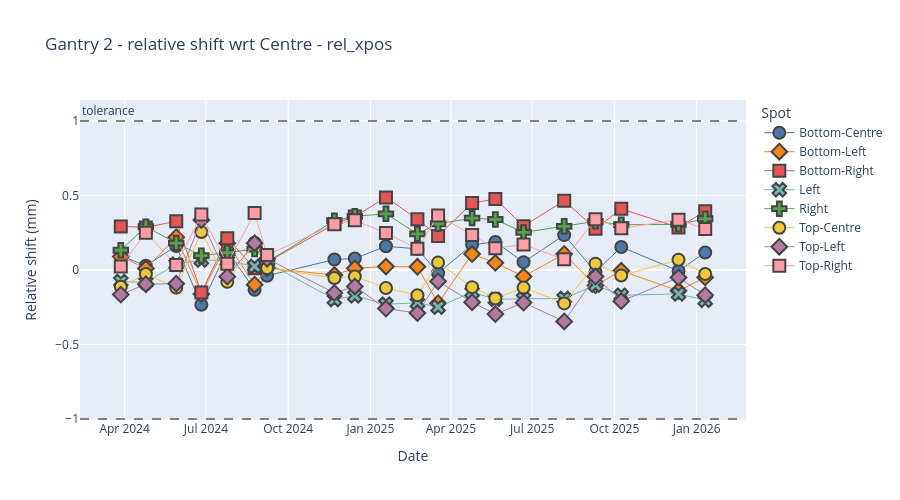
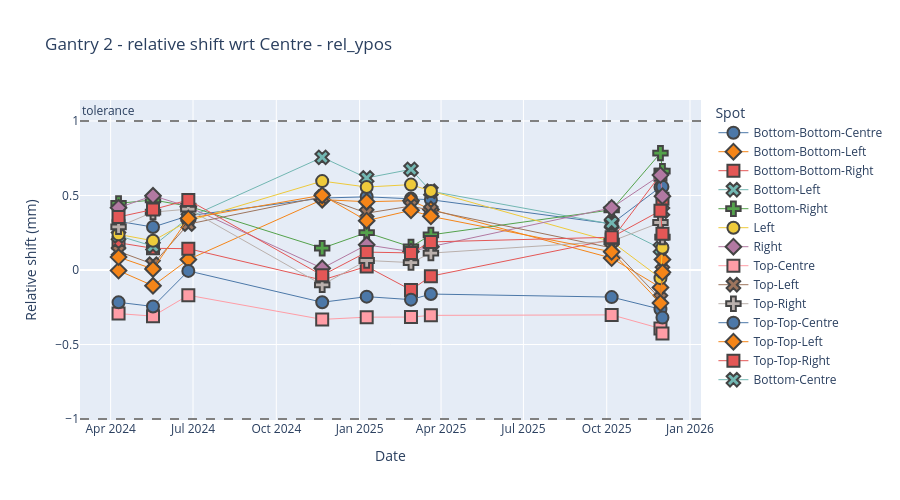

The notebook cell these images were saved under, in order:
### Markdown cell above
## plot another device

### Code cell
plotly_spot_position(sub_df, "rel_xpos", "Gantry 2", "XRV-3000", 70, 0, 24, exclude_centre=True)
plotly_spot_position(sub_df, "rel_ypos", "Gantry 2", "XRV-4000", 70, 0, 24, exclude_centre=True)

### Figure 1 — Plotly figure (JSON) as saved in the notebook; plotly's stock layout.template omitted (floating-point values rounded to 4 significant figures)
{"data": [{"hovertemplate": "Spot=Bottom-Centre<br>Date=%{x}<br>Relative shift (mm)=%{y}<extra></extra>", "legendgroup": "Bottom-Centre", "line": {"width": 1}, "marker": {"color": "#4C78A8", "line": {"width": 2}, "size": 12, "symbol": "circle"}, "mode": "markers+lines", "name": "Bottom-Centre", "orientation": "v", "showlegend": true, "type": "scatter", "x": ["2024-03-27T17:22:44.000000000", "2024-04-24T18:25:18.000000000", "2024-05-28T18:04:29.000000000", "2024-06-25T20:07:20.000000000", "2024-07-24T21:12:47.000000000", "2024-08-24T10:56:32.000000000", "2024-09-07T09:51:45.000000000", "2024-11-21T17:27:30.000000000", "2024-12-14T13:42:00.000000000", "2025-01-18T09:39:22.000000000", "2025-02-22T14:37:15.000000000", "2025-03-17T17:45:17.000000000", "2025-04-24T18:57:29.000000000", "2025-05-20T19:36:05.000000000", "2025-06-21T09:49:27.000000000", "2025-08-05T20:04:19.000000000", "2025-09-09T20:29:00.000000000", "2025-10-08T16:45:32.000000000", "2025-12-11T18:10:38.000000000", "2026-01-10T14:41:02.000000000"], "xaxis": "x", "y": [0.0959, 0.0283, 0.1608, -0.2335, 0.1304, -0.1332, -0.0388, 0.0702, 0.0776, 0.1595, 0.1416, -0.0211, 0.1693, 0.1884, 0.0526, 0.2341, -0.0127, 0.1543, -0.0061, 0.1178], "yaxis": "y"}, {"hovertemplate": "Spot=Bottom-Left<br>Date=%{x}<br>Relative shift (mm)=%{y}<extra></extra>", "legendgroup": "Bottom-Left", "line": {"width": 1}, "marker": {"color": "#F58518", "line": {"width": 2}, "size": 12, "symbol": "diamond"}, "mode": "markers+lines", "name": "Bottom-Left", "orientation": "v", "showlegend": true, "type": "scatter", "x": ["2024-03-27T17:22:44.000000000", "2024-04-24T18:25:18.000000000", "2024-05-28T18:04:29.000000000", "2024-06-25T20:07:20.000000000", "2024-07-24T21:12:47.000000000", "2024-08-24T10:56:32.000000000", "2024-09-07T09:51:45.000000000", "2024-11-21T17:27:30.000000000", "2024-12-14T13:42:00.000000000", "2025-01-18T09:39:22.000000000", "2025-02-22T14:37:15.000000000", "2025-03-17T17:45:17.000000000", "2025-04-24T18:57:29.000000000", "2025-05-20T19:36:05.000000000", "2025-06-21T09:49:27.000000000", "2025-08-05T20:04:19.000000000", "2025-09-09T20:29:00.000000000", "2025-10-08T16:45:32.000000000", "2025-12-11T18:10:38.000000000", "2026-01-10T14:41:02.000000000"], "xaxis": "x", "y": [0.0899, 0.0101, 0.2203, -0.1617, 0.1788, -0.0985, 0.0119, -0.0336, 0.0117, 0.0237, 0.0213, -0.2227, 0.1071, 0.048, -0.0434, 0.1078, -0.1034, -0.0051, -0.1398, -0.0497], "yaxis": "y"}, {"hovertemplate": "Spot=Bottom-Right<br>Date=%{x}<br>Relative shift (mm)=%{y}<extra></extra>", "legendgroup": "Bottom-Right", "line": {"width": 1}, "marker": {"color": "#E45756", "line": {"width": 2}, "size": 12, "symbol": "square"}, "mode": "markers+lines", "name": "Bottom-Right", "orientation": "v", "showlegend": true, "type": "scatter", "x": ["2024-03-27T17:22:44.000000000", "2024-04-24T18:25:18.000000000", "2024-05-28T18:04:29.000000000", "2024-06-25T20:07:20.000000000", "2024-07-24T21:12:47.000000000", "2024-08-24T10:56:32.000000000", "2024-09-07T09:51:45.000000000", "2024-11-21T17:27:30.000000000", "2024-12-14T13:42:00.000000000", "2025-01-18T09:39:22.000000000", "2025-02-22T14:37:15.000000000", "2025-03-17T17:45:17.000000000", "2025-04-24T18:57:29.000000000", "2025-05-20T19:36:05.000000000", "2025-06-21T09:49:27.000000000", "2025-08-05T20:04:19.000000000", "2025-09-09T20:29:00.000000000", "2025-10-08T16:45:32.000000000", "2025-12-11T18:10:38.000000000", "2026-01-10T14:41:02.000000000"], "xaxis": "x", "y": [0.2927, 0.2859, 0.327, -0.1515, 0.2124, 0.0116, 0.0524, 0.308, 0.3591, 0.4874, 0.3412, 0.229, 0.4489, 0.4766, 0.2942, 0.4649, 0.2774, 0.4104, 0.2859, 0.3945], "yaxis": "y"}, {"hovertemplate": "Spot=Left<br>Date=%{x}<br>Relative shift (mm)=%{y}<extra></extra>", "legendgroup": "Left", "line": {"width": 1}, "marker": {"color": "#72B7B2", "line": {"width": 2}, "size": 12, "symbol": "x"}, "mode": "markers+lines", "name": "Left", "orientation": "v", "showlegend": true, "type": "scatter", "x": ["2024-03-27T17:22:44.000000000", "2024-04-24T18:25:18.000000000", "2024-05-28T18:04:29.000000000", "2024-06-25T20:07:20.000000000", "2024-07-24T21:12:47.000000000", "2024-08-24T10:56:32.000000000", "2024-09-07T09:51:45.000000000", "2024-11-21T17:27:30.000000000", "2024-12-14T13:42:00.000000000", "2025-01-18T09:39:22.000000000", "2025-02-22T14:37:15.000000000", "2025-03-17T17:45:17.000000000", "2025-04-24T18:57:29.000000000", "2025-05-20T19:36:05.000000000", "2025-06-21T09:49:27.000000000", "2025-08-05T20:04:19.000000000", "2025-09-09T20:29:00.000000000", "2025-10-08T16:45:32.000000000", "2025-12-11T18:10:38.000000000", "2026-01-10T14:41:02.000000000"], "xaxis": "x", "y": [-0.0771, -0.0822, 0.0387, 0.0675, 0.0618, 0.0244, 0.0499, -0.1978, -0.1731, -0.2296, -0.2203, -0.2486, -0.1481, -0.1971, -0.1932, -0.1911, -0.101, -0.1697, -0.1603, -0.203], "yaxis": "y"}, {"hovertemplate": "Spot=Right<br>Date=%{x}<br>Relative shift (mm)=%{y}<extra></extra>", "legendgroup": "Right", "line": {"width": 1}, "marker": {"color": "#54A24B", "line": {"width": 2}, "size": 12, "symbol": "cross"}, "mode": "markers+lines", "name": "Right", "orientation": "v", "showlegend": true, "type": "scatter", "x": ["2024-03-27T17:22:44.000000000", "2024-04-24T18:25:18.000000000", "2024-05-28T18:04:29.000000000", "2024-06-25T20:07:20.000000000", "2024-07-24T21:12:47.000000000", "2024-08-24T10:56:32.000000000", "2024-09-07T09:51:45.000000000", "2024-11-21T17:27:30.000000000", "2024-12-14T13:42:00.000000000", "2025-01-18T09:39:22.000000000", "2025-02-22T14:37:15.000000000", "2025-03-17T17:45:17.000000000", "2025-04-24T18:57:29.000000000", "2025-05-20T19:36:05.000000000", "2025-06-21T09:49:27.000000000", "2025-08-05T20:04:19.000000000", "2025-09-09T20:29:00.000000000", "2025-10-08T16:45:32.000000000", "2025-12-11T18:10:38.000000000", "2026-01-10T14:41:02.000000000"], "xaxis": "x", "y": [0.1327, 0.291, 0.181, 0.0966, 0.1168, 0.1404, 0.0529, 0.3314, 0.3605, 0.3773, 0.2426, 0.3103, 0.348, 0.3388, 0.252, 0.2934, 0.3267, 0.3037, 0.3064, 0.3439], "yaxis": "y"}, {"hovertemplate": "Spot=Top-Centre<br>Date=%{x}<br>Relative shift (mm)=%{y}<extra></extra>", "legendgroup": "Top-Centre", "line": {"width": 1}, "marker": {"color": "#EECA3B", "line": {"width": 2}, "size": 12, "symbol": "circle"}, "mode": "markers+lines", "name": "Top-Centre", "orientation": "v", "showlegend": true, "type": "scatter", "x": ["2024-03-27T17:22:44.000000000", "2024-04-24T18:25:18.000000000", "2024-05-28T18:04:29.000000000", "2024-06-25T20:07:20.000000000", "2024-07-24T21:12:47.000000000", "2024-08-24T10:56:32.000000000", "2024-09-07T09:51:45.000000000", "2024-11-21T17:27:30.000000000", "2024-12-14T13:42:00.000000000", "2025-01-18T09:39:22.000000000", "2025-02-22T14:37:15.000000000", "2025-03-17T17:45:17.000000000", "2025-04-24T18:57:29.000000000", "2025-05-20T19:36:05.000000000", "2025-06-21T09:49:27.000000000", "2025-08-05T20:04:19.000000000", "2025-09-09T20:29:00.000000000", "2025-10-08T16:45:32.000000000", "2025-12-11T18:10:38.000000000", "2026-01-10T14:41:02.000000000"], "xaxis": "x", "y": [-0.1126, -0.0274, -0.1185, 0.2547, -0.0796, 0.1833, 0.0126, -0.0542, -0.0435, -0.1207, -0.169, 0.0498, -0.115, -0.1906, -0.1182, -0.2241, 0.0426, -0.0371, 0.0684, -0.0263], "yaxis": "y"}, {"hovertemplate": "Spot=Top-Left<br>Date=%{x}<br>Relative shift (mm)=%{y}<extra></extra>", "legendgroup": "Top-Left", "line": {"width": 1}, "marker": {"color": "#B279A2", "line": {"width": 2}, "size": 12, "symbol": "diamond"}, "mode": "markers+lines", "name": "Top-Left", "orientation": "v", "showlegend": true, "type": "scatter", "x": ["2024-03-27T17:22:44.000000000", "2024-04-24T18:25:18.000000000", "2024-05-28T18:04:29.000000000", "2024-06-25T20:07:20.000000000", "2024-07-24T21:12:47.000000000", "2024-08-24T10:56:32.000000000", "2024-09-07T09:51:45.000000000", "2024-11-21T17:27:30.000000000", "2024-12-14T13:42:00.000000000", "2025-01-18T09:39:22.000000000", "2025-02-22T14:37:15.000000000", "2025-03-17T17:45:17.000000000", "2025-04-24T18:57:29.000000000", "2025-05-20T19:36:05.000000000", "2025-06-21T09:49:27.000000000", "2025-08-05T20:04:19.000000000", "2025-09-09T20:29:00.000000000", "2025-10-08T16:45:32.000000000", "2025-12-11T18:10:38.000000000", "2026-01-10T14:41:02.000000000"], "xaxis": "x", "y": [-0.1652, -0.0951, -0.092, 0.336, -0.0445, 0.18, 0.0754, -0.1536, -0.1104, -0.259, -0.289, -0.0759, -0.2161, -0.296, -0.2192, -0.3452, -0.044, -0.2091, -0.0506, -0.1687], "yaxis": "y"}, {"hovertemplate": "Spot=Top-Right<br>Date=%{x}<br>Relative shift (mm)=%{y}<extra></extra>", "legendgroup": "Top-Right", "line": {"width": 1}, "marker": {"color": "#FF9DA6", "line": {"width": 2}, "size": 12, "symbol": "square"}, "mode": "markers+lines", "name": "Top-Right", "orientation": "v", "showlegend": true, "type": "scatter", "x": ["2024-03-27T17:22:44.000000000", "2024-04-24T18:25:18.000000000", "2024-05-28T18:04:29.000000000", "2024-06-25T20:07:20.000000000", "2024-07-24T21:12:47.000000000", "2024-08-24T10:56:32.000000000", "2024-09-07T09:51:45.000000000", "2024-11-21T17:27:30.000000000", "2024-12-14T13:42:00.000000000", "2025-01-18T09:39:22.000000000", "2025-02-22T14:37:15.000000000", "2025-03-17T17:45:17.000000000", "2025-04-24T18:57:29.000000000", "2025-05-20T19:36:05.000000000", "2025-06-21T09:49:27.000000000", "2025-08-05T20:04:19.000000000", "2025-09-09T20:29:00.000000000", "2025-10-08T16:45:32.000000000", "2025-12-11T18:10:38.000000000", "2026-01-10T14:41:02.000000000"], "xaxis": "x", "y": [0.0238, 0.2502, 0.0329, 0.3723, 0.0419, 0.3819, 0.1002, 0.307, 0.3335, 0.2487, 0.143, 0.366, 0.2357, 0.1462, 0.171, 0.0718, 0.3405, 0.28, 0.3376, 0.2759], "yaxis": "y"}], "layout": {"annotations": [{"showarrow": false, "text": "tolerance", "x": 0, "xanchor": "left", "xref": "x domain", "y": 1, "yanchor": "bottom", "yref": "y"}], "height": 500, "legend": {"title": {"text": "Spot"}, "tracegroupgap": 0}, "shapes": [{"line": {"color": "grey", "dash": "dash"}, "type": "line", "x0": 0, "x1": 1, "xref": "x domain", "y0": 1, "y1": 1, "yref": "y"}, {"line": {"color": "grey", "dash": "dash"}, "type": "line", "x0": 0, "x1": 1, "xref": "x domain", "y0": -1, "y1": -1, "yref": "y"}], "title": {"text": "Gantry 2 - relative shift wrt Centre - rel_xpos"}, "xaxis": {"anchor": "y", "domain": [0, 1], "title": {"text": "Date"}}, "yaxis": {"anchor": "x", "domain": [0, 1], "title": {"text": "Relative shift (mm)"}}}}

### Figure 2 — Plotly figure (JSON) as saved in the notebook; plotly's stock layout.template omitted (floating-point values rounded to 4 significant figures)
{"data": [{"hovertemplate": "Spot=Bottom-Bottom-Centre<br>Date=%{x}<br>Relative shift (mm)=%{y}<extra></extra>", "legendgroup": "Bottom-Bottom-Centre", "line": {"width": 1}, "marker": {"color": "#4C78A8", "line": {"width": 2}, "size": 12, "symbol": "circle"}, "mode": "markers+lines", "name": "Bottom-Bottom-Centre", "orientation": "v", "showlegend": true, "type": "scatter", "x": ["2024-04-09T17:26:01.000000000", "2024-05-17T18:41:28.000000000", "2024-06-25T19:32:27.000000000", "2024-11-20T16:30:20.000000000", "2025-01-08T20:03:46.000000000", "2025-02-26T18:47:34.000000000", "2025-03-20T18:28:50.000000000", "2025-10-06T11:20:38.000000000", "2025-11-29T09:00:38.000000000", "2025-12-01T13:49:20.000000000"], "xaxis": "x", "y": [0.3267, 0.2881, 0.3638, 0.4829, 0.4913, 0.4792, 0.4716, 0.31, 0.5571, 0.5579], "yaxis": "y"}, {"hovertemplate": "Spot=Bottom-Bottom-Left<br>Date=%{x}<br>Relative shift (mm)=%{y}<extra></extra>", "legendgroup": "Bottom-Bottom-Left", "line": {"width": 1}, "marker": {"color": "#F58518", "line": {"width": 2}, "size": 12, "symbol": "diamond"}, "mode": "markers+lines", "name": "Bottom-Bottom-Left", "orientation": "v", "showlegend": true, "type": "scatter", "x": ["2024-04-09T17:26:01.000000000", "2024-05-17T18:41:28.000000000", "2024-06-25T19:32:27.000000000", "2024-11-20T16:30:20.000000000", "2025-01-08T20:03:46.000000000", "2025-02-26T18:47:34.000000000", "2025-03-20T18:28:50.000000000", "2025-10-06T11:20:38.000000000", "2025-11-29T09:00:38.000000000", "2025-12-01T13:49:20.000000000"], "xaxis": "x", "y": [-0.0041, -0.1055, 0.0702, 0.472, 0.4584, 0.4653, 0.4065, 0.0797, -0.117, 0.0709], "yaxis": "y"}, {"hovertemplate": "Spot=Bottom-Bottom-Right<br>Date=%{x}<br>Relative shift (mm)=%{y}<extra></extra>", "legendgroup": "Bottom-Bottom-Right", "line": {"width": 1}, "marker": {"color": "#E45756", "line": {"width": 2}, "size": 12, "symbol": "square"}, "mode": "markers+lines", "name": "Bottom-Bottom-Right", "orientation": "v", "showlegend": true, "type": "scatter", "x": ["2024-04-09T17:26:01.000000000", "2024-05-17T18:41:28.000000000", "2024-06-25T19:32:27.000000000", "2024-11-20T16:30:20.000000000", "2025-01-08T20:03:46.000000000", "2025-02-26T18:47:34.000000000", "2025-03-20T18:28:50.000000000", "2025-10-06T11:20:38.000000000", "2025-11-29T09:00:38.000000000", "2025-12-01T13:49:20.000000000"], "xaxis": "x", "y": [0.1829, 0.1455, 0.1431, -0.0675, 0.0238, -0.1344, -0.0414, 0.2044, 0.6393, 0.478], "yaxis": "y"}, {"hovertemplate": "Spot=Bottom-Left<br>Date=%{x}<br>Relative shift (mm)=%{y}<extra></extra>", "legendgroup": "Bottom-Left", "line": {"width": 1}, "marker": {"color": "#72B7B2", "line": {"width": 2}, "size": 12, "symbol": "x"}, "mode": "markers+lines", "name": "Bottom-Left", "orientation": "v", "showlegend": true, "type": "scatter", "x": ["2024-04-09T17:26:01.000000000", "2024-05-17T18:41:28.000000000", "2024-06-25T19:32:27.000000000", "2024-11-20T16:30:20.000000000", "2025-01-08T20:03:46.000000000", "2025-02-26T18:47:34.000000000", "2025-03-20T18:28:50.000000000", "2025-10-06T11:20:38.000000000", "2025-11-29T09:00:38.000000000", "2025-12-01T13:49:20.000000000"], "xaxis": "x", "y": [0.2296, 0.1597, 0.3513, 0.7561, 0.618, 0.6754, 0.5286, 0.3076, 0.1448, 0.3935], "yaxis": "y"}, {"hovertemplate": "Spot=Bottom-Right<br>Date=%{x}<br>Relative shift (mm)=%{y}<extra></extra>", "legendgroup": "Bottom-Right", "line": {"width": 1}, "marker": {"color": "#54A24B", "line": {"width": 2}, "size": 12, "symbol": "cross"}, "mode": "markers+lines", "name": "Bottom-Right", "orientation": "v", "showlegend": true, "type": "scatter", "x": ["2024-04-09T17:26:01.000000000", "2024-05-17T18:41:28.000000000", "2024-06-25T19:32:27.000000000", "2024-11-20T16:30:20.000000000", "2025-01-08T20:03:46.000000000", "2025-02-26T18:47:34.000000000", "2025-03-20T18:28:50.000000000", "2025-10-06T11:20:38.000000000", "2025-11-29T09:00:38.000000000", "2025-12-01T13:49:20.000000000"], "xaxis": "x", "y": [0.4473, 0.4701, 0.4288, 0.1462, 0.2513, 0.1548, 0.2357, 0.4039, 0.7842, 0.6638], "yaxis": "y"}, {"hovertemplate": "Spot=Left<br>Date=%{x}<br>Relative shift (mm)=%{y}<extra></extra>", "legendgroup": "Left", "line": {"width": 1}, "marker": {"color": "#EECA3B", "line": {"width": 2}, "size": 12, "symbol": "circle"}, "mode": "markers+lines", "name": "Left", "orientation": "v", "showlegend": true, "type": "scatter", "x": ["2024-04-09T17:26:01.000000000", "2024-05-17T18:41:28.000000000", "2024-06-25T19:32:27.000000000", "2024-11-20T16:30:20.000000000", "2025-01-08T20:03:46.000000000", "2025-02-26T18:47:34.000000000", "2025-03-20T18:28:50.000000000", "2025-10-06T11:20:38.000000000", "2025-11-29T09:00:38.000000000", "2025-12-01T13:49:20.000000000"], "xaxis": "x", "y": [0.2392, 0.1961, 0.3284, 0.5965, 0.5569, 0.573, 0.5299, 0.1903, -0.0548, 0.1492], "yaxis": "y"}, {"hovertemplate": "Spot=Right<br>Date=%{x}<br>Relative shift (mm)=%{y}<extra></extra>", "legendgroup": "Right", "line": {"width": 1}, "marker": {"color": "#B279A2", "line": {"width": 2}, "size": 12, "symbol": "diamond"}, "mode": "markers+lines", "name": "Right", "orientation": "v", "showlegend": true, "type": "scatter", "x": ["2024-04-09T17:26:01.000000000", "2024-05-17T18:41:28.000000000", "2024-06-25T19:32:27.000000000", "2024-11-20T16:30:20.000000000", "2025-01-08T20:03:46.000000000", "2025-02-26T18:47:34.000000000", "2025-03-20T18:28:50.000000000", "2025-10-06T11:20:38.000000000", "2025-11-29T09:00:38.000000000", "2025-12-01T13:49:20.000000000"], "xaxis": "x", "y": [0.4179, 0.4984, 0.4248, 0.0116, 0.1689, 0.1233, 0.1565, 0.4172, 0.6369, 0.4954], "yaxis": "y"}, {"hovertemplate": "Spot=Top-Centre<br>Date=%{x}<br>Relative shift (mm)=%{y}<extra></extra>", "legendgroup": "Top-Centre", "line": {"width": 1}, "marker": {"color": "#FF9DA6", "line": {"width": 2}, "size": 12, "symbol": "square"}, "mode": "markers+lines", "name": "Top-Centre", "orientation": "v", "showlegend": true, "type": "scatter", "x": ["2024-04-09T17:26:01.000000000", "2024-05-17T18:41:28.000000000", "2024-06-25T19:32:27.000000000", "2024-11-20T16:30:20.000000000", "2025-01-08T20:03:46.000000000", "2025-02-26T18:47:34.000000000", "2025-03-20T18:28:50.000000000", "2025-10-06T11:20:38.000000000", "2025-11-29T09:00:38.000000000", "2025-12-01T13:49:20.000000000"], "xaxis": "x", "y": [-0.2927, -0.3096, -0.1696, -0.3314, -0.3166, -0.3158, -0.3045, -0.3013, -0.3927, -0.4255], "yaxis": "y"}, {"hovertemplate": "Spot=Top-Left<br>Date=%{x}<br>Relative shift (mm)=%{y}<extra></extra>", "legendgroup": "Top-Left", "line": {"width": 1}, "marker": {"color": "#9D755D", "line": {"width": 2}, "size": 12, "symbol": "x"}, "mode": "markers+lines", "name": "Top-Left", "orientation": "v", "showlegend": true, "type": "scatter", "x": ["2024-04-09T17:26:01.000000000", "2024-05-17T18:41:28.000000000", "2024-06-25T19:32:27.000000000", "2024-11-20T16:30:20.000000000", "2025-01-08T20:03:46.000000000", "2025-02-26T18:47:34.000000000", "2025-03-20T18:28:50.000000000", "2025-10-06T11:20:38.000000000", "2025-11-29T09:00:38.000000000", "2025-12-01T13:49:20.000000000"], "xaxis": "x", "y": [0.1244, 0.0395, 0.3082, 0.491, 0.3814, 0.429, 0.4003, 0.1485, -0.1942, -0.0044], "yaxis": "y"}, {"hovertemplate": "Spot=Top-Right<br>Date=%{x}<br>Relative shift (mm)=%{y}<extra></extra>", "legendgroup": "Top-Right", "line": {"width": 1}, "marker": {"color": "#BAB0AC", "line": {"width": 2}, "size": 12, "symbol": "cross"}, "mode": "markers+lines", "name": "Top-Right", "orientation": "v", "showlegend": true, "type": "scatter", "x": ["2024-04-09T17:26:01.000000000", "2024-05-17T18:41:28.000000000", "2024-06-25T19:32:27.000000000", "2024-11-20T16:30:20.000000000", "2025-01-08T20:03:46.000000000", "2025-02-26T18:47:34.000000000", "2025-03-20T18:28:50.000000000", "2025-10-06T11:20:38.000000000", "2025-11-29T09:00:38.000000000", "2025-12-01T13:49:20.000000000"], "xaxis": "x", "y": [0.2899, 0.3884, 0.4086, -0.0995, 0.0638, 0.0498, 0.1133, 0.1928, 0.3189, 0.2204], "yaxis": "y"}, {"hovertemplate": "Spot=Top-Top-Centre<br>Date=%{x}<br>Relative shift (mm)=%{y}<extra></extra>", "legendgroup": "Top-Top-Centre", "line": {"width": 1}, "marker": {"color": "#4C78A8", "line": {"width": 2}, "size": 12, "symbol": "circle"}, "mode": "markers+lines", "name": "Top-Top-Centre", "orientation": "v", "showlegend": true, "type": "scatter", "x": ["2024-04-09T17:26:01.000000000", "2024-05-17T18:41:28.000000000", "2024-06-25T19:32:27.000000000", "2024-11-20T16:30:20.000000000", "2025-01-08T20:03:46.000000000", "2025-02-26T18:47:34.000000000", "2025-03-20T18:28:50.000000000", "2025-10-06T11:20:38.000000000", "2025-11-29T09:00:38.000000000", "2025-12-01T13:49:20.000000000"], "xaxis": "x", "y": [-0.217, -0.2447, -0.0062, -0.2165, -0.1789, -0.1989, -0.1615, -0.1818, -0.2631, -0.3194], "yaxis": "y"}, {"hovertemplate": "Spot=Top-Top-Left<br>Date=%{x}<br>Relative shift (mm)=%{y}<extra></extra>", "legendgroup": "Top-Top-Left", "line": {"width": 1}, "marker": {"color": "#F58518", "line": {"width": 2}, "size": 12, "symbol": "diamond"}, "mode": "markers+lines", "name": "Top-Top-Left", "orientation": "v", "showlegend": true, "type": "scatter", "x": ["2024-04-09T17:26:01.000000000", "2024-05-17T18:41:28.000000000", "2024-06-25T19:32:27.000000000", "2024-11-20T16:30:20.000000000", "2025-01-08T20:03:46.000000000", "2025-02-26T18:47:34.000000000", "2025-03-20T18:28:50.000000000", "2025-10-06T11:20:38.000000000", "2025-11-29T09:00:38.000000000", "2025-12-01T13:49:20.000000000"], "xaxis": "x", "y": [0.0865, 0.0069, 0.346, 0.5018, 0.3311, 0.4007, 0.3601, 0.1221, -0.2222, -0.0157], "yaxis": "y"}, {"hovertemplate": "Spot=Top-Top-Right<br>Date=%{x}<br>Relative shift (mm)=%{y}<extra></extra>", "legendgroup": "Top-Top-Right", "line": {"width": 1}, "marker": {"color": "#E45756", "line": {"width": 2}, "size": 12, "symbol": "square"}, "mode": "markers+lines", "name": "Top-Top-Right", "orientation": "v", "showlegend": true, "type": "scatter", "x": ["2024-04-09T17:26:01.000000000", "2024-05-17T18:41:28.000000000", "2024-06-25T19:32:27.000000000", "2024-11-20T16:30:20.000000000", "2025-01-08T20:03:46.000000000", "2025-02-26T18:47:34.000000000", "2025-03-20T18:28:50.000000000", "2025-10-06T11:20:38.000000000", "2025-11-29T09:00:38.000000000", "2025-12-01T13:49:20.000000000"], "xaxis": "x", "y": [0.3562, 0.4061, 0.4697, -0.0359, 0.1201, 0.1146, 0.1885, 0.2199, 0.3977, 0.2425], "yaxis": "y"}, {"hovertemplate": "Spot=Bottom-Centre<br>Date=%{x}<br>Relative shift (mm)=%{y}<extra></extra>", "legendgroup": "Bottom-Centre", "line": {"width": 1}, "marker": {"color": "#72B7B2", "line": {"width": 2}, "size": 12, "symbol": "x"}, "mode": "markers+lines", "name": "Bottom-Centre", "orientation": "v", "showlegend": true, "type": "scatter", "x": ["2025-10-06T11:20:38.000000000"], "xaxis": "x", "y": [0.3169], "yaxis": "y"}], "layout": {"annotations": [{"showarrow": false, "text": "tolerance", "x": 0, "xanchor": "left", "xref": "x domain", "y": 1, "yanchor": "bottom", "yref": "y"}], "height": 500, "legend": {"title": {"text": "Spot"}, "tracegroupgap": 0}, "shapes": [{"line": {"color": "grey", "dash": "dash"}, "type": "line", "x0": 0, "x1": 1, "xref": "x domain", "y0": 1, "y1": 1, "yref": "y"}, {"line": {"color": "grey", "dash": "dash"}, "type": "line", "x0": 0, "x1": 1, "xref": "x domain", "y0": -1, "y1": -1, "yref": "y"}], "title": {"text": "Gantry 2 - relative shift wrt Centre - rel_ypos"}, "xaxis": {"anchor": "y", "domain": [0, 1], "title": {"text": "Date"}}, "yaxis": {"anchor": "x", "domain": [0, 1], "title": {"text": "Relative shift (mm)"}}}}
